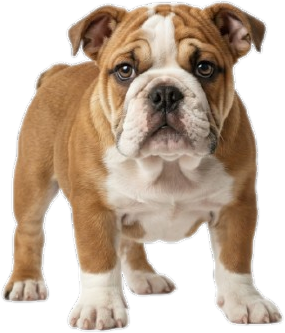
#> input picture app/assets_processed/stand_front.png, 285 x 333 px
$ python make_icon.py
#> lines starting #> are read from the running program, lines starting #| are printed output that depends on the picture
"""One-off helper: turn a source PNG into a multi-resolution .ico for the .exe."""
from pathlib import Path
from PIL import Image

ROOT = Path(__file__).parent
# Pick a clear, recognizable pose.
SRC = ROOT / "assets_processed" / "stand_front.png"
DST = ROOT / "icon.ico"

SIZES = [(16, 16), (24, 24), (32, 32), (48, 48), (64, 64), (128, 128), (256, 256)]

img = Image.open(SRC).convert("RGBA")
#> img is the input picture: PIL image 285x333 RGBA; mean R, G, B, A 109.2, 90, 72.3, 162.8
# Square-pad on a transparent canvas so the icon doesn't get squished at small sizes.
side = max(img.size)
#> side = 333
canvas = Image.new("RGBA", (side, side), (0, 0, 0, 0))
#> canvas: PIL image 333x333 RGBA; every value is 0
canvas.paste(img, ((side - img.width) // 2, (side - img.height) // 2))
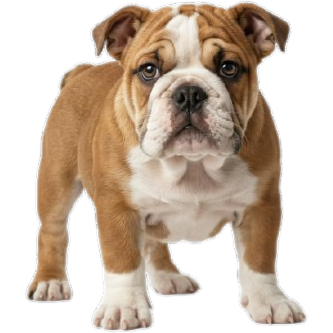
#> canvas: PIL image 333x333 RGBA; mean R, G, B, A 93.5, 77, 61.9, 139.3; transparent parts drawn white
canvas.save(DST, format="ICO", sizes=SIZES)
print(f"wrote {DST}")

$ run again, with app/assets_processed/bark_wide.png copied over app/assets_processed/stand_front.png
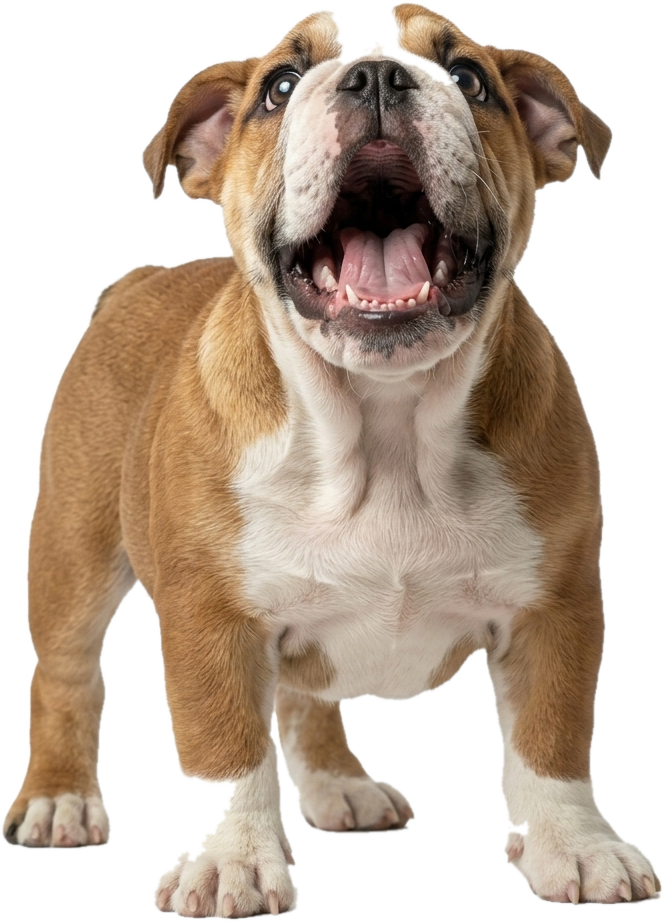
#> input picture app/assets_processed/bark_wide.png, 664 x 922 px
#> img is the input picture: PIL image 664x922 RGBA; mean R, G, B, A 195.5, 178.9, 163.9, 154.8
#> `canvas.paste(img, ((side - img.width) // 2, (side - img.height) // 2))`:
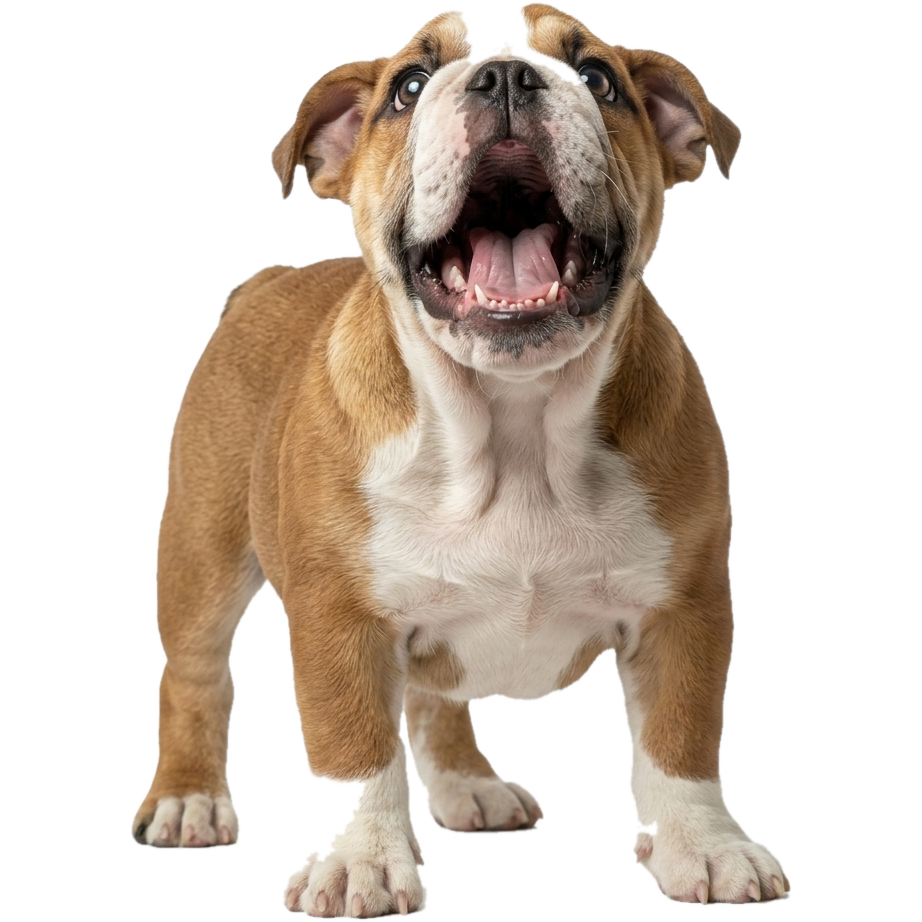
#> canvas: PIL image 922x922 RGBA; mean R, G, B, A 140.8, 128.8, 118, 111.5; transparent parts drawn white

$ run again, with app/assets_processed/head_tilt.png copied over app/assets_processed/stand_front.png
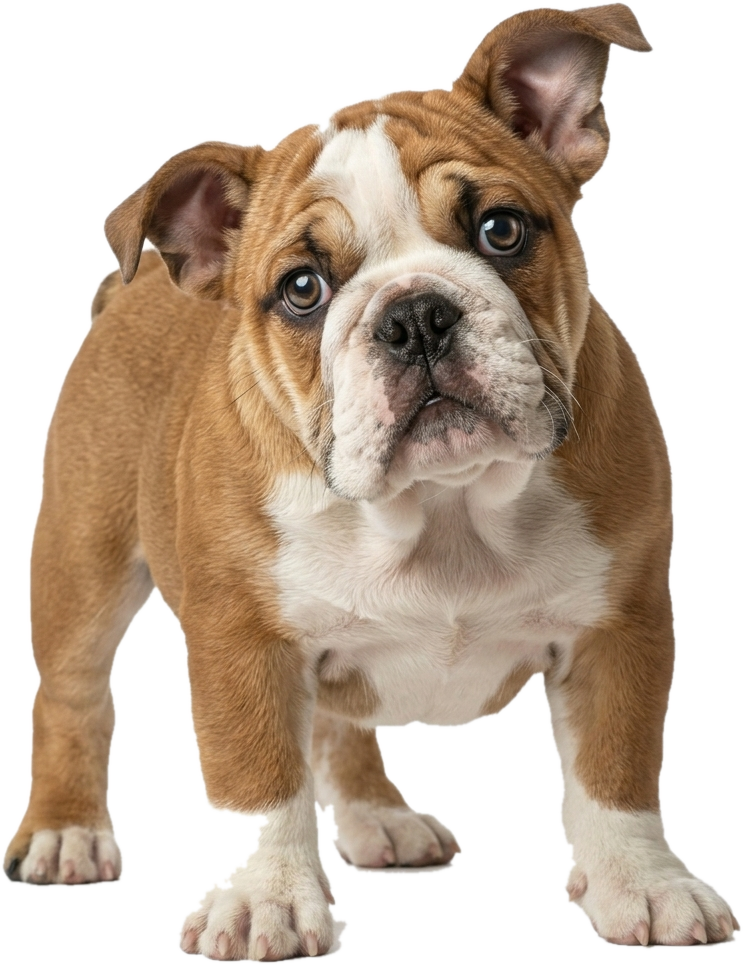
#> input picture app/assets_processed/head_tilt.png, 743 x 965 px
#> img is the input picture: PIL image 743x965 RGBA; mean R, G, B, A 197.4, 180.4, 164.3, 151.9
#> `canvas.paste(img, ((side - img.width) // 2, (side - img.height) // 2))`:
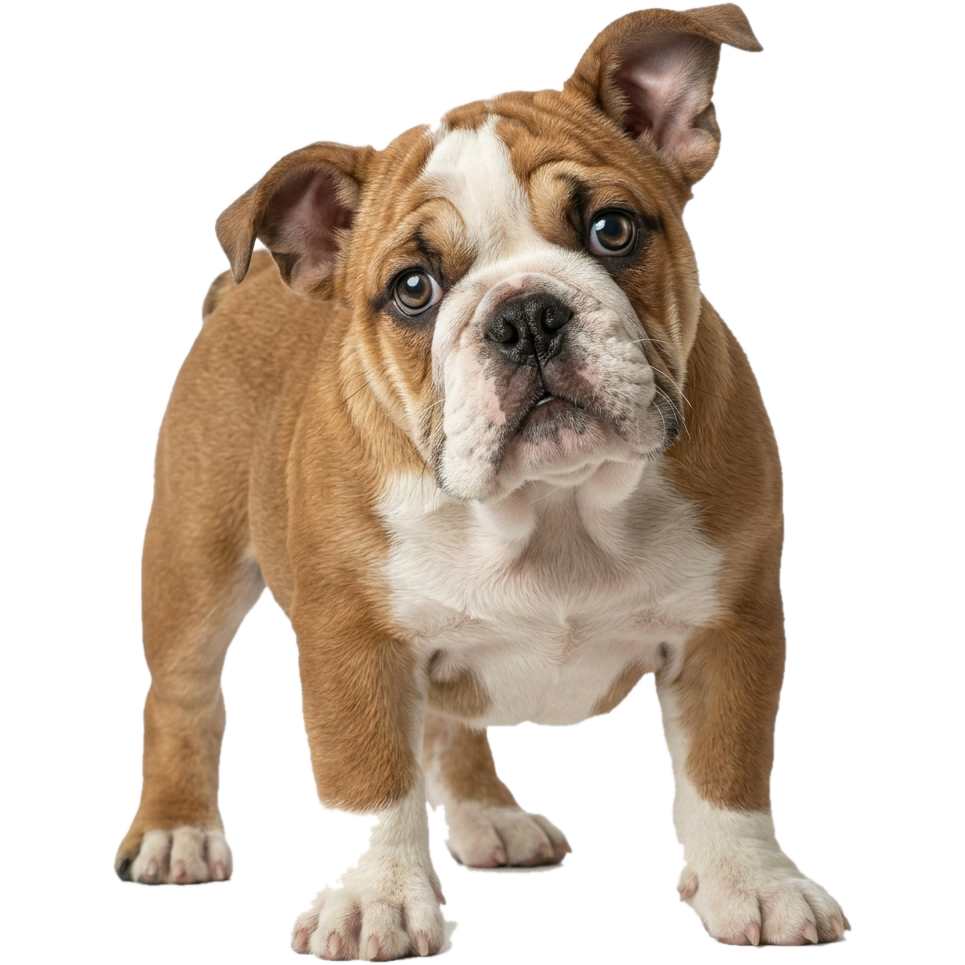
#> canvas: PIL image 965x965 RGBA; mean R, G, B, A 152, 138.9, 126.5, 117; transparent parts drawn white
